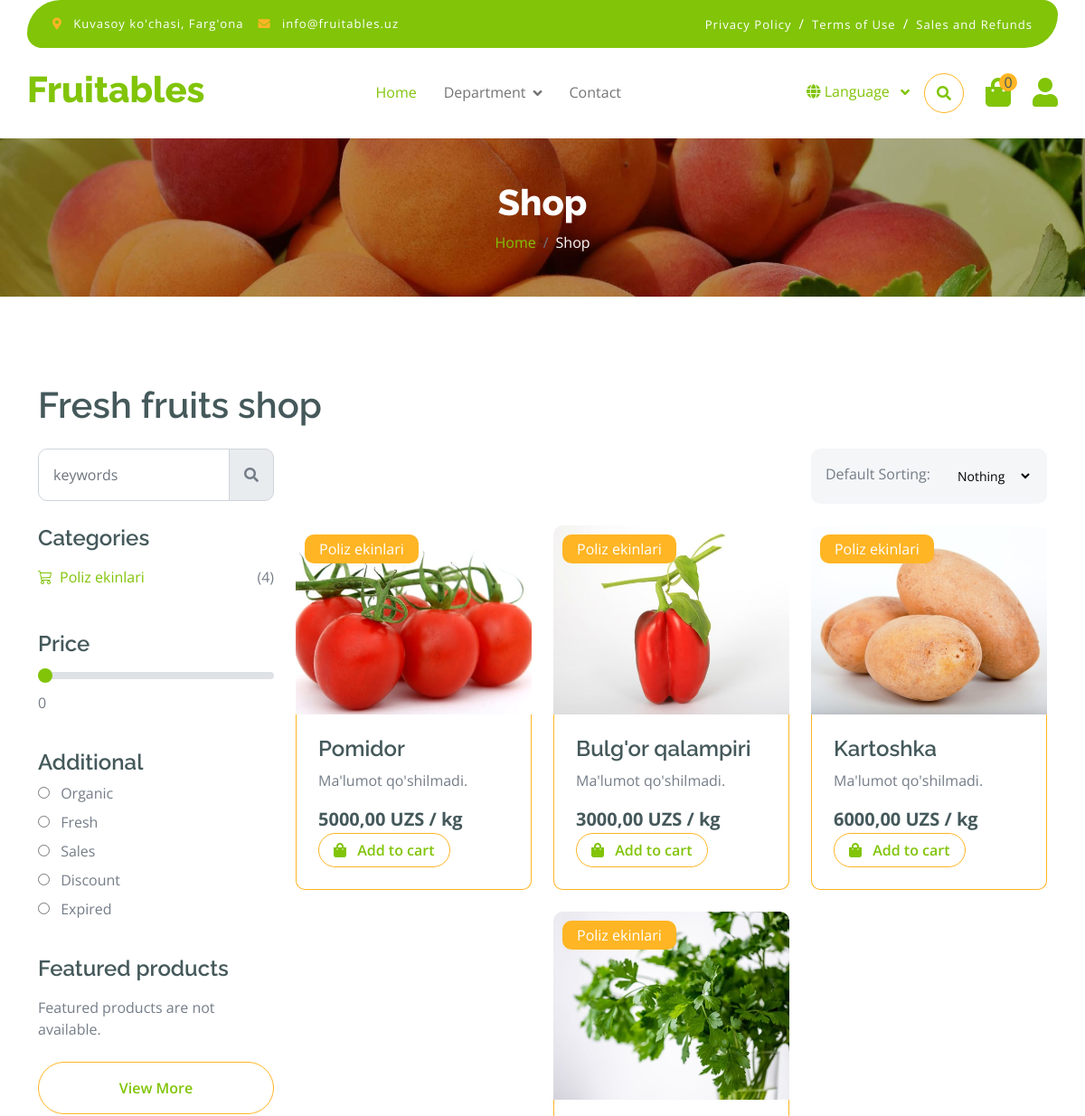
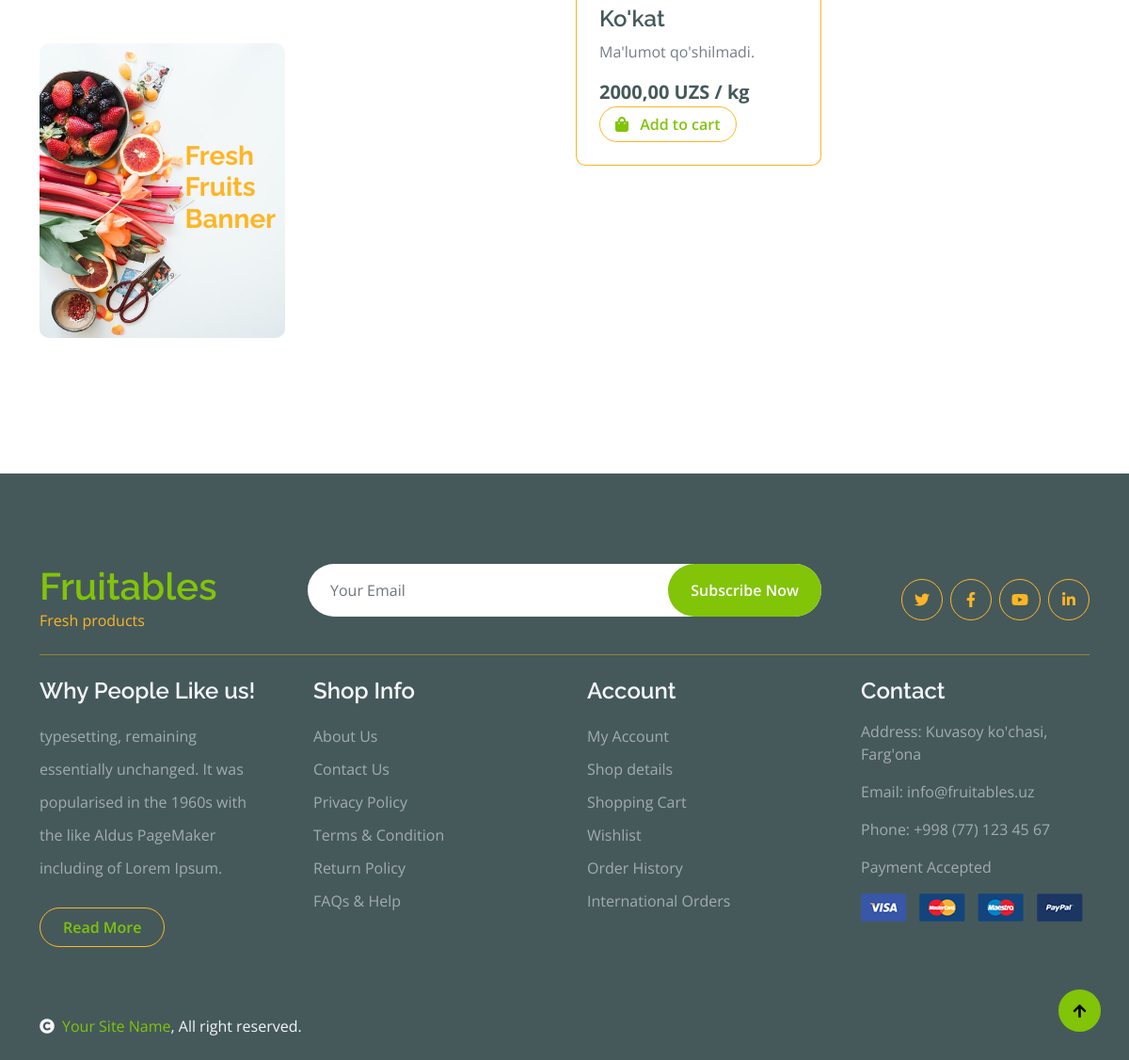
The app's page /department/sabzavotlar/ with its own data (2 pictures, top to bottom).
### manager/models.py (models this page shows, shortened)
class Category(models.Model):
    name = models.CharField(max_length=150, unique=True, verbose_name='Nomi')
    slug = models.SlugField(max_length=150, unique=True, verbose_name='Identifikatori')
    departament = models.ForeignKey(Departament, on_delete=models.CASCADE, related_name='category',
                                    verbose_name="Bo'limi")
    class Meta:
        verbose_name = 'Kategoriya '
        verbose_name_plural = 'Kategoriyalar'

class Product(models.Model):
    name = models.CharField(max_length=250, verbose_name='Nomi')
    slug = models.SlugField(max_length=250, unique=True, verbose_name='Identifikatori')
    description = models.TextField(default="Ma'lumot qo'shilmadi.", verbose_name='Tavsifi')
    currency = models.CharField(max_length=3, choices=CURRENCY_TYPES, verbose_name='Valyuta')
    price = models.DecimalField(max_digits=10, decimal_places=2, verbose_name='Narxi', validators=[MinValueValidator(0)])
    discount = models.IntegerField(default=0, verbose_name='Chegirma foizi',
                                   validators=[MinValueValidator(0), MaxValueValidator(100)],
                                   help_text='Agar mahsulotingizga chegirma qo‘ymoqchi bo‘lsangiz, chegirma foizini (masalan, 50) kiriting. Agar chegirma bermoqchi bo‘lmasangiz, bu maydonga tegmang.')
    quantity = models.IntegerField(default=0, verbose_name='Miqdori', validators=[MinValueValidator(0)],)
    quality = models.CharField(max_length=10, verbose_name='Sifati')
    weight = models.CharField(max_length=2, choices=WEIGHT_TYPES, verbose_name="O'lchov birligi")
    category = models.ForeignKey(Category, on_delete=models.SET_NULL, related_name='products', null=True)
    class Meta:
        verbose_name = 'Mahsulot '
        verbose_name_plural = 'Mahsulotlar'

class ProductImage(models.Model):
    image = models.ImageField(upload_to='products/', verbose_name='Rasmi (500x350)',
                              help_text="Rasmning o‘lchami 500x350 piksel bo‘lishi kerak. Iltimos, to‘g‘ri o‘lchamdagi rasmni yuklang!")
    product = models.ForeignKey(Product, on_delete=models.CASCADE, related_name='images', verbose_name='Mahsuloti')
    class Meta:
        verbose_name = 'Mahsulot surati '
        verbose_name_plural = 'Mahsulot suratlari'

### manager/views.py (the view)
# urls.py: path('department/<slug:department_slug>/', ProductsByDepartment.as_view(), name='department'),
class ProductsByDepartment(HomeListView):
    template_name = 'shop.html'
    paginate_by = 9
    def get_context_data(self, *, object_list=None, **kwargs):
        context = super().get_context_data(**kwargs)
        department = get_object_or_404(Departament, slug=self.kwargs.get('department_slug'))
        categories = Category.objects.filter(departament=department).select_related('departament')
        products = Product.objects.filter(category__departament=department).select_related('category')
        featured_products = Product.objects.filter(category__departament=department, discount__gt=0).select_related(
            'category')
        paginator = Paginator(products, self.paginate_by)
        page_number = self.request.GET.get('page', 1)
        page_obj = paginator.page(page_number)
        context.update({
            'department': department,
            'categories': categories,
            'page_obj': page_obj,
            'featured_products': featured_products[:3],
            'all_featured_products': featured_products[3:]
        })
        return context

### manager/templatetags/custom_tags.py (called while the page is built)
@register.simple_tag
def all_departament():
    return get_list_or_404(Departament)

@register.simple_tag
def cart_item_count(request):
    products: dict = request.session.get('products', {})
    return len(products)

### manager/views.py (called while the page is built)
    def get_queryset(self):
        products = Product.objects.all()
        if len(products) >= 8:
            product_list = random.sample(list(products), 8)
        else:
            product_list = products
        return product_list

### templates/shop.html (shortened to what this page needs)
{% extends 'base.html' %}
{% load static %}
{% block main %}
<div class="container-fluid page-header py-5">
    <h1 class="text-center text-white display-6">Shop</h1>
    <ol class="breadcrumb justify-content-center mb-0">
        <li class="breadcrumb-item"><a href="{% url 'home' %}">Home</a></li>
        <li class="breadcrumb-item active text-white">Shop</li>
    </ol>
</div>
<div class="container-fluid fruite py-5">
    <div class="container py-5">
        <h1 class="mb-4">Fresh fruits shop</h1>
        <div class="row g-4">
            <div class="col-lg-12">
                <div class="row g-4">
                    <div class="col-xl-3">
                        <div class="input-group w-100 mx-auto d-flex">
                            <input type="search" class="form-control p-3" placeholder="keywords"
                                   aria-describedby="search-icon-1">
                            <span id="search-icon-1" class="input-group-text p-3"><i class="fa fa-search"></i></span>
                        </div>
                    </div>
                    <div class="col-6"></div>
                    <div class="col-xl-3">
                        <div class="bg-light ps-3 py-3 rounded d-flex justify-content-between mb-4">
                            <label for="fruits">Default Sorting:</label>
                            <select id="fruits" name="fruitlist" class="border-0 form-select-sm bg-light me-3"
                                    form="fruitform">
                                <option value="volvo">Nothing</option>
                            </select>
                        </div>
                    </div>
                </div>
                <div class="row g-4">
                    <div class="col-lg-3">
                        <div class="row g-4">
                            <div class="col-lg-12">
                                <div class="mb-3">
                                    <h4>Categories</h4>
                                    <ul class="list-unstyled fruite-categorie">
                                        {% for category in categories %}
                                        <li>
                                            <div class="d-flex justify-content-between fruite-name">
                                                <a href="{% url 'category' department.slug category.slug %}"><i
                                                        class="bi bi-cart3 me-2"></i>{{ category.name }}</a>
                                                <span>({{ category.products.count }})</span>
                                            </div>
                                        </li>
                                        {% endfor %}
                                    </ul>
                                </div>
                            </div>
                            <div class="col-lg-12">
                                <div class="mb-3">
                                    <h4 class="mb-2">Price</h4>
                                    <input type="range" class="form-range w-100" id="rangeInput" name="rangeInput"
                                           min="0" max="500" value="0" oninput="amount.value=rangeInput.value">
                                    <output id="amount" name="amount" min-velue="0" max-value="500" for="rangeInput">0
                                    </output>
                                </div>
                            </div>
                            <div class="col-lg-12">
                                <div class="mb-3">
                                    <h4>Additional</h4>
                                    <div class="mb-2">
                                        <input type="radio" class="me-2" id="Categories-1" name="Categories-1"
                                               value="Beverages">
                                        <label for="Categories-1"> Organic</label>
                                    </div>
                                    <div class="mb-2">
                                        <input type="radio" class="me-2" id="Categories-2" name="Categories-1"
                                               value="Beverages">
                                        <label for="Categories-2"> Fresh</label>
                                    </div>
                                    <div class="mb-2">
                                        <input type="radio" class="me-2" id="Categories-3" name="Categories-1"
                                               value="Beverages">
                                        <label for="Categories-3"> Sales</label>
                                    </div>
                                    <div class="mb-2">
                                        <input type="radio" class="me-2" id="Categories-4" name="Categories-1"
                                               value="Beverages">
                                        <label for="Categories-4"> Discount</label>
                                    </div>
                                    <div class="mb-2">
                                        <input type="radio" class="me-2" id="Categories-5" name="Categories-1"
                                               value="Beverages">
                                        <label for="Categories-5"> Expired</label>
                                    </div>
                                </div>
                            </div>
                            <div class="col-lg-12">
                                <h4 class="mb-3">Featured products</h4>
                                {% if featured_products %}
                                {% for product in featured_products %}
                                <div class="d-flex align-items-center justify-content-start">
                                    <div class="position-relative me-4" style="width: 100px; height: 100px;">
                                        <img src="{{ product.images.first.image.url }}" class="img-fluid rounded" alt="{{ product.name }}">
                                        <div class="position-absolute top-0 start-0 bg-danger text-white rounded-end p-1" style="font-size: 14px; z-index: 10;">
                                            -{{ product.discount }}%
                                        </div>
                                    </div>
                                    <div>
                                        <h6 class="mb-2"><a href="{% url 'product' department.slug product.category.slug product.slug %}" class="text-dark">{{ product.name }}</a></h6>
                                        <div class="d-flex mb-2">
                                            <i class="fa fa-star text-secondary"></i>
                                            <i class="fa fa-star text-secondary"></i>
                                            <i class="fa fa-star text-secondary"></i>
                                            <i class="fa fa-star text-secondary"></i>
                                            <i class="fa fa-star"></i>
                                        </div>
                                        <div class="d-flex mb-2">
                                            <h5 class="fw-bold me-2">{{ product.get_discount_price }} {{ product.currency }}</h5>
                                            <h5 class="text-danger text-decoration-line-through">{{ product.price }} {{ product.currency }}</h5>
                                        </div>
                                    </div>
                                </div>
                                {% endfor %}
                                {% else %}
                                <p>Featured products are not available.</p>
                                {% endif %}
                                <div class="d-flex justify-content-center my-4">
                                    <button id="view-more-btn"
                                            class="btn border border-secondary px-4 py-3 rounded-pill text-primary w-100">
                                        View More
                                    </button>
                                </div>
                            </div>
                            <div class="col-lg-12">
                                <div class="position-relative">
                                    <img src="{% static 'img/banner-fruits.jpg' %}" class="img-fluid w-100 rounded"
                                         alt="">
                                    <div class="position-absolute"
                                         style="top: 50%; right: 10px; transform: translateY(-50%);">
                                        <h3 class="text-secondary fw-bold">Fresh <br> Fruits <br> Banner</h3>
                                    </div>
                                </div>
                            </div>
                        </div>
                    </div>
                    <div class="col-lg-9">
                        <div class="row g-4 justify-content-center">
                            {% for product in page_obj %}
                            <div class="col-md-6 col-lg-6 col-xl-4">
                                <div class="rounded position-relative fruite-item">
                                    <div class="fruite-img">
                                        <img src="{{ product.images.first.image.url }}"
                                             class="img-fluid w-100 rounded-top" alt="">
                                    </div>
                                    <div class="text-white bg-secondary px-3 py-1 rounded position-absolute"
                                         style="top: 10px; left: 10px;"><a href="{% url 'category' department.slug product.category.slug %}" class="text-white">{{ product.category.name }}</a>
                                    </div>
                                    <div class="p-4 border border-secondary border-top-0 rounded-bottom">
                                        <h4><a href="{% url 'product' department.slug product.category.slug product.slug %}" class="text-dark">{{ product.name }}</a></h4>
                                        <p>{{ product.description }}</p>
                                        <div class="d-flex justify-content-between flex-lg-wrap">
                                            <p class="text-dark fs-5 fw-bold mb-0">{{ product.price }} {{ product.currency }} /
                                                {{ product.weight }}</p>
                                            <a href="#"
                                               class="btn border border-secondary rounded-pill px-3 text-primary"><i
                                                    class="fa fa-shopping-bag me-2 text-primary"></i> Add to cart</a>
                                        </div>
                                    </div>
                                </div>
                            </div>
                            {% endfor %}
                        </div>
                    </div>
                </div>
            </div>
        </div>
    </div>
</div>
{% endblock main %}

### staticfiles/css/style.css (style rules this page uses)
html { user-select: none; }
.btn { font-weight: 600; transition: .5s; }
.btn.border-secondary { transition: 0.5s; }
.page-header { position: relative; background: linear-gradient(rgba(0, 0, 0, 0.3), rgba(0, 0, 0, 0.3)), url(../img/cart-page-header-img.jpg); background-position: center center; background-repeat: no-repeat; background-size: cover; }
@media (min-width: 992px) { .hero-header, .page-header { margin-top: 152px !important; } }
.fruite .fruite-categorie .fruite-name { line-height: 40px; }
.fruite .fruite-categorie .fruite-name a { transition: 0.5s; }
.fruite .fruite-item { height: 100%; transition: 0.5s; }
.fruite .fruite-item .fruite-img { overflow: hidden; transition: 0.5s; border-radius: 10px 10px 0 0; }
.fruite .fruite-item .fruite-img img { transition: 0.5s; }

### records on screen
Category: name "Poliz ekinlari", products.count "4"
Product: images.first.image (picture), category.name "Poliz ekinlari", name "Pomidor", description "Ma'lumot qo'shilmadi.", price "5000,00", currency "UZS", weight "kg"
Product: images.first.image (picture), category.name "Poliz ekinlari", name "Bulg'or qalampiri", description "Ma'lumot qo'shilmadi.", price "3000,00", currency "UZS", weight "kg"
Product: images.first.image (picture), category.name "Poliz ekinlari", name "Kartoshka", description "Ma'lumot qo'shilmadi.", price "6000,00", currency "UZS", weight "kg"
Product: images.first.image (picture), category.name "Poliz ekinlari", name "Ko'kat", description "Ma'lumot qo'shilmadi.", price "2000,00", currency "UZS", weight "kg"
